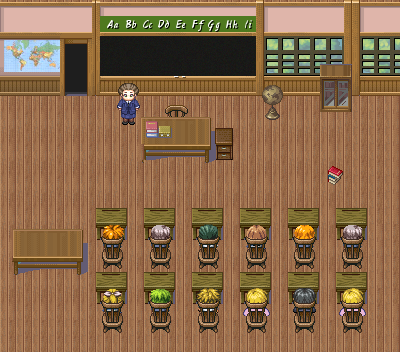

A 2D game scene composited from a Tiled map and its tileset images. What follows is a short description and the map's XML, with each tile layer's data collapsed to a summary:
An orthogonal 25x22 tile map with 16x16 px tiles, 10 tile layers (CollisionMesas, Fondo, CollisionParedes, CollisionTables, ...) and 3 objects (GotoArea, StartPlayer, OpenWeb).

<map version="1.10" tiledversion="1.10.2" orientation="orthogonal" renderorder="right-down" compressionlevel="0" width="25" height="22" tilewidth="16" tileheight="16" infinite="0" nextlayerid="14" nextobjectid="8">
 <editorsettings>
  <export target="../src/assets/map/Training.json" format="json" />
 </editorsettings>
 <tileset firstgid="1" name="Interior" tilewidth="16" tileheight="16" tilecount="1785" columns="35">
  <image source="Interior/Interior.png" width="560" height="816" />
 </tileset>
 <layer id="1" name="CollisionMesas" width="25" height="22">
  <data>[550 cells, 18 non-empty, 1 distinct tile ids]</data>
 </layer>
 <layer id="2" name="Fondo" width="25" height="22">
  <data>[550 cells, 550 non-empty, 4 distinct tile ids]</data>
 </layer>
 <layer id="3" name="CollisionParedes" width="25" height="22">
  <data>[550 cells, 142 non-empty, 124 distinct tile ids]</data>
 </layer>
 <layer id="4" name="CollisionTables" width="25" height="22">
  <data>[550 cells, 48 non-empty, 4 distinct tile ids]</data>
 </layer>
 <layer id="5" name="CollisionAlumnos" width="25" height="22">
  <data>[550 cells, 54 non-empty, 46 distinct tile ids]</data>
 </layer>
 <layer id="6" name="CollisionSillas" width="25" height="22">
  <data>[550 cells, 78 non-empty, 12 distinct tile ids]</data>
 </layer>
 <layer id="7" name="CollisionMesaProfe" width="25" height="22">
  <data>[550 cells, 12 non-empty, 12 distinct tile ids]</data>
 </layer>
 <layer id="8" name="CollisionExtras" width="25" height="22">
  <data>[550 cells, 60 non-empty, 60 distinct tile ids]</data>
 </layer>
 <layer id="11" name="SinColisionMesas" width="25" height="22">
  <data>[550 cells, 10 non-empty, 10 distinct tile ids]</data>
 </layer>
 <layer id="9" name="Capa de patrones 9" width="25" height="22">
  <data>[550 cells, 8 non-empty, 8 distinct tile ids]</data>
 </layer>
 <objectgroup id="10" name="Portals">
  <object id="1" name="city" type="GotoArea" x="66" y="35" width="23" height="68" />
 </objectgroup>
 <objectgroup id="12" name="Player">
  <object id="5" name="Player" type="StartPlayer" x="23.2446" y="111.51" width="29" height="50" />
 </objectgroup>
 <objectgroup id="13" name="Open">
  <object id="7" name="Formation" type="OpenWeb" x="15.068" y="228.341" width="68" height="73" />
 </objectgroup>
</map>
